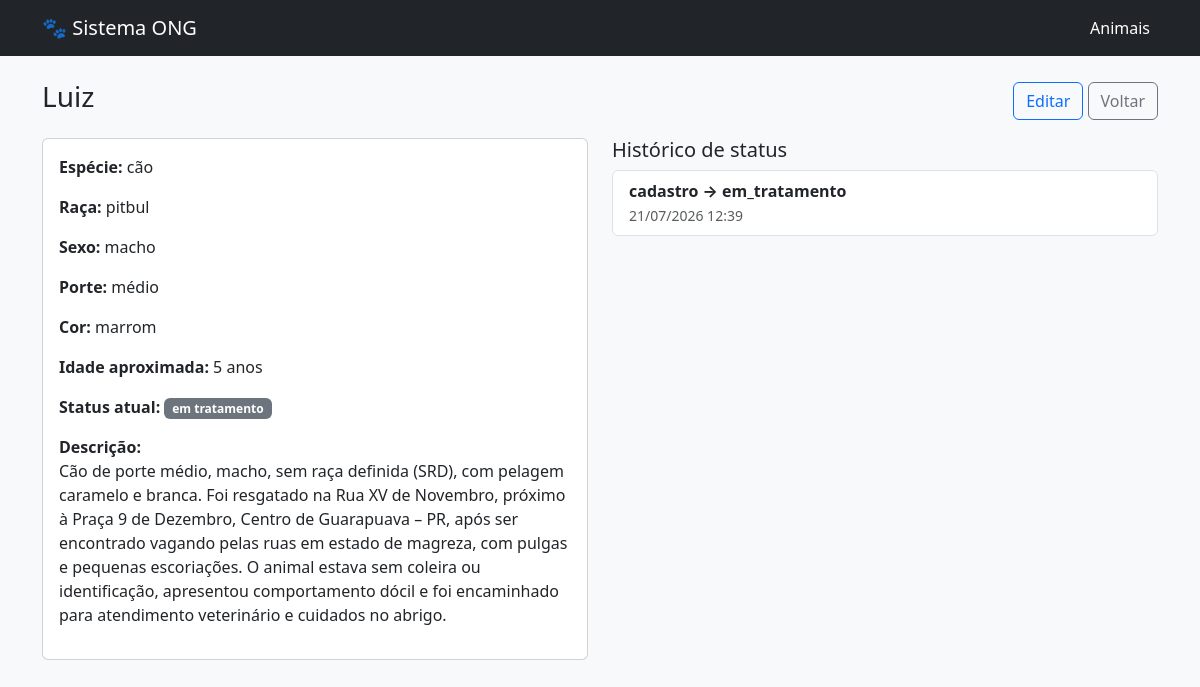
/animais/1, run on the app's committed database.
### models.py (models this page shows, shortened)
class Animal(db.Model):
    __tablename__ = 'animal'
    id = db.Column(db.Integer, primary_key=True)
    nome = db.Column(db.String(80), nullable=False)
    especie = db.Column(db.String(30), nullable=False)   # 'cão', 'gato', 'outro'
    raca = db.Column(db.String(60))
    sexo = db.Column(db.String(10))                       # 'macho', 'fêmea'
    porte = db.Column(db.String(20))                       # 'pequeno', 'médio', 'grande'
    cor = db.Column(db.String(40))
    idade_aproximada = db.Column(db.String(30))            # ex: "2 anos", "filhote"
    descricao = db.Column(db.Text)
    foto_url = db.Column(db.String(255))
    status = db.Column(db.String(20), nullable=False, default='resgatado')
    data_cadastro = db.Column(db.DateTime, default=datetime.utcnow)
    resgates = db.relationship('Resgate', backref='animal', lazy=True)
    adocoes = db.relationship('Adocao', backref='animal', lazy=True)
    historico = db.relationship('HistoricoAnimal', backref='animal', lazy=True)

class HistoricoAnimal(db.Model):
    __tablename__ = 'historico_animal'
    id = db.Column(db.Integer, primary_key=True)
    animal_id = db.Column(db.Integer, db.ForeignKey('animal.id'), nullable=False)
    status_anterior = db.Column(db.String(20))
    status_novo = db.Column(db.String(20), nullable=False)
    data_mudanca = db.Column(db.DateTime, default=datetime.utcnow)
    observacao = db.Column(db.Text)

### app.py (the view)
@app.route('/animais/<int:animal_id>')
def detalhe_animal(animal_id):
    animal = Animal.query.get_or_404(animal_id)
    return render_template('animais/detalhe.html', animal=animal)

### templates/animais/detalhe.html (shortened to what this page needs)
{% extends "base.html" %}
{% block conteudo %}
  <div class="d-flex justify-content-between align-items-center mb-3">
    <h1 class="h3">{{ animal.nome }}</h1>
    <div>
      <a href="{{ url_for('editar_animal', animal_id=animal.id) }}" class="btn btn-outline-primary">Editar</a>
      <a href="{{ url_for('listar_animais') }}" class="btn btn-outline-secondary">Voltar</a>
    </div>
  </div>
  <div class="row">
    <div class="col-md-6">
      <div class="card mb-4">
        <div class="card-body">
          <p><strong>Espécie:</strong> {{ animal.especie }}</p>
          <p><strong>Raça:</strong> {{ animal.raca or '-' }}</p>
          <p><strong>Sexo:</strong> {{ animal.sexo or '-' }}</p>
          <p><strong>Porte:</strong> {{ animal.porte or '-' }}</p>
          <p><strong>Cor:</strong> {{ animal.cor or '-' }}</p>
          <p><strong>Idade aproximada:</strong> {{ animal.idade_aproximada or '-' }}</p>
          <p><strong>Status atual:</strong> <span class="badge bg-secondary">{{ animal.status.replace('_', ' ') }}</span></p>
          <p><strong>Descrição:</strong><br>{{ animal.descricao or '-' }}</p>
        </div>
      </div>
    </div>
    <div class="col-md-6">
      <h2 class="h5">Histórico de status</h2>
      {% if animal.historico %}
        <ul class="list-group">
          {% for h in animal.historico|sort(attribute='data_mudanca', reverse=True) %}
            <li class="list-group-item">
              <strong>{{ h.status_anterior or 'cadastro' }} → {{ h.status_novo }}</strong><br>
              <small class="text-muted">{{ h.data_mudanca.strftime('%d/%m/%Y %H:%M') }}</small>
            </li>
          {% endfor %}
        </ul>
      {% else %}
        <p class="text-muted">Nenhuma mudança de status registrada ainda.</p>
      {% endif %}
    </div>
  </div>
{% endblock %}

### templates/base.html (shortened to what this page needs)
<!doctype html>
<html lang="pt-br">
<head>
  <link href="https://cdn.jsdelivr.net/npm/bootstrap@5.3.3/dist/css/bootstrap.min.css" rel="stylesheet">
</head>
<body class="bg-light">
  <nav class="navbar navbar-expand-lg navbar-dark bg-dark mb-4">
    <div class="container">
      <a class="navbar-brand" href="{{ url_for('listar_animais') }}">🐾 Sistema ONG</a>
      <div class="navbar-nav">
        <a class="nav-link active" href="{{ url_for('listar_animais') }}">Animais</a>
      </div>
    </div>
  </nav>
  <div class="container">
    {% block conteudo %}{% endblock %}
  </div>
</body>
</html>

### data on the page
Animal: nome "Luiz", especie "cão", raca "pitbul", sexo "macho", porte "médio", cor "marrom", idade_aproximada "5 anos", status.replace "em tratamento", descricao "Cão de porte médio, macho, sem raça definida (SRD), com pelagem caramelo e branca. Foi resgatado na Rua XV de Novembro, próximo à Praça 9 de Dezembro, Centro de Guarapuava – PR, após ser encontrado vagando pelas ruas em estado de magreza, com pulgas e pequenas escoriações. O animal estava sem coleira ou identificação, apresentou comportamento dócil e foi encaminhado para atendimento veterinário e cuidados no abrigo."
HistoricoAnimal: status_anterior "cadastro", status_novo "em_tratamento", data_mudanca "21/07/2026 12:39"
